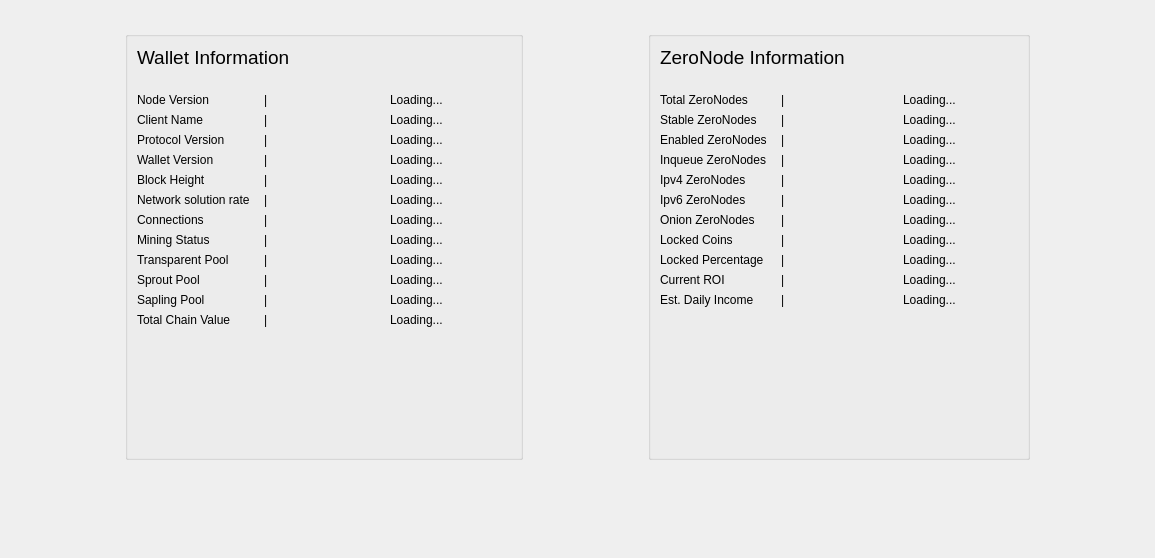
      <widget class="QWidget" name="tab_6">
       <attribute name="title">
        <string>Wallet Info</string>
       </attribute>
       <layout class="QGridLayout" name="gridLayout_7">
        <item row="1" column="2">
         <spacer name="horizontalSpacer_11">
          <property name="orientation">
           <enum>Qt::Horizontal</enum>
          </property>
          <property name="sizeHint" stdset="0">
           <size>
            <width>113</width>
            <height>20</height>
           </size>
          </property>
         </spacer>
        </item>
        <item row="1" column="3">
         <widget class="QGroupBox" name="zeroNodeGroup">
          <property name="sizePolicy">
           <sizepolicy hsizetype="Fixed" vsizetype="Preferred">
            <horstretch>0</horstretch>
            <verstretch>0</verstretch>
           </sizepolicy>
          </property>
          <property name="title">
           <string/>
          </property>
          <layout class="QGridLayout" name="gridLayout_5">
           <item row="2" column="0">
            <widget class="QLabel" name="totalNodesLabel">
             <property name="text">
              <string>Total ZeroNodes</string>
             </property>
            </widget>
           </item>
           <item row="2" column="1">
            <widget class="QLabel" name="blockheightspacer_2">
             <property name="text">
              <string>|</string>
             </property>
            </widget>
           </item>
           <item row="2" column="2">
            <widget class="QLabel" name="totalNodes">
             <property name="text">
              <string>Loading...</string>
             </property>
            </widget>
           </item>
           <item row="3" column="0">
            <widget class="QLabel" name="stableNodeLabel">
             <property name="text">
              <string>Stable ZeroNodes</string>
             </property>
            </widget>
           </item>
           <item row="3" column="1">
            <widget class="QLabel" name="blockheightspacer_3">
             <property name="text">
              <string>|</string>
             </property>
            </widget>
           </item>
           <item row="3" column="2">
            <widget class="QLabel" name="stableNodes">
             <property name="text">
              <string>Loading...</string>
             </property>
            </widget>
           </item>
           <item row="4" column="0">
            <widget class="QLabel" name="enabledNodeLabel">
             <property name="text">
              <string>Enabled ZeroNodes</string>
             </property>
            </widget>
           </item>
           <item row="4" column="1">
            <widget class="QLabel" name="blockheightspacer_4">
             <property name="text">
              <string>|</string>
             </property>
            </widget>
           </item>
           <item row="4" column="2">
            <widget class="QLabel" name="enabledNodes">
             <property name="text">
              <string>Loading...</string>
             </property>
            </widget>
           </item>
           <item row="5" column="0">
            <widget class="QLabel" name="InqueNodeLabel">
             <property name="text">
              <string>Inqueue ZeroNodes</string>
             </property>
            </widget>
           </item>
           <item row="5" column="1">
            <widget class="QLabel" name="blockheightspacer_10">
             <property name="text">
              <string>|</string>
             </property>
            </widget>
           </item>
           <item row="5" column="2">
            <widget class="QLabel" name="inqueueNodes">
             <property name="text">
              <string>Loading...</string>
             </property>
            </widget>
           </item>
           <item row="6" column="0">
            <widget class="QLabel" name="ipv4Label">
             <property name="text">
              <string>Ipv4 ZeroNodes</string>
             </property>
            </widget>
           </item>
           <item row="6" column="1">
            <widget class="QLabel" name="blockheightspacer_9">
             <property name="text">
              <string>|</string>
             </property>
            </widget>
           </item>
           <item row="6" column="2">
            <widget class="QLabel" name="ipv4Nodes">
             <property name="text">
              <string>Loading...</string>
             </property>
            </widget>
           </item>
           <item row="7" column="0">
            <widget class="QLabel" name="ipv6Lable">
             <property name="text">
              <string>Ipv6 ZeroNodes</string>
             </property>
            </widget>
           </item>
           <item row="7" column="1">
            <widget class="QLabel" name="blockheightspacer_8">
             <property name="text">
              <string>|</string>
             </property>
            </widget>
           </item>
           <item row="7" column="2">
            <widget class="QLabel" name="ipv6Nodes">
             <property name="text">
              <string>Loading...</string>
             </property>
            </widget>
           </item>
           <item row="8" column="0">
            <widget class="QLabel" name="onionLabel">
             <property name="text">
              <string>Onion ZeroNodes</string>
             </property>
            </widget>
           </item>
           <item row="8" column="1">
            <widget class="QLabel" name="blockheightspacer_15">
             <property name="text">
              <string>|</string>
             </property>
            </widget>
           </item>
           <item row="8" column="2">
            <widget class="QLabel" name="onionNodes">
             <property name="text">
              <string>Loading...</string>
             </property>
            </widget>
           </item>
           <item row="9" column="0">
            <widget class="QLabel" name="lockedCoinsLabel">
             <property name="text">
              <string>Locked Coins</string>
             </property>
            </widget>
           </item>
           <item row="9" column="1">
            <widget class="QLabel" name="blockheightspacer_13">
             <property name="text">
              <string>|</string>
             </property>
            </widget>
           </item>
           <item row="9" column="2">
            <widget class="QLabel" name="lockedCoins">
             <property name="text">
              <string>Loading...</string>
             </property>
            </widget>
           </item>
           <item row="10" column="0">
            <widget class="QLabel" name="lockedPertLabel">
             <property name="text">
              <string>Locked Percentage</string>
             </property>
            </widget>
           </item>
           <item row="10" column="1">
            <widget class="QLabel" name="blockheightspacer_14">
             <property name="text">
              <string>|</string>
             </property>
            </widget>
           </item>
           <item row="10" column="2">
            <widget class="QLabel" name="lockedPercentage">
             <property name="text">
              <string>Loading...</string>
             </property>
            </widget>
           </item>
           <item row="11" column="0">
            <widget class="QLabel" name="roiLabel">
             <property name="text">
              <string>Current ROI</string>
             </property>
            </widget>
           </item>
           <item row="11" column="1">
            <widget class="QLabel" name="blockheightspacer_12">
             <property name="text">
              <string>|</string>
             </property>
            </widget>
           </item>
           <item row="11" column="2">
            <widget class="QLabel" name="currentRoi">
             <property name="text">
              <string>Loading...</string>
             </property>
            </widget>
           </item>
           <item row="12" column="0">
            <widget class="QLabel" name="incomeLabel">
             <property name="text">
              <string>Est. Daily Income</string>
             </property>
            </widget>
           </item>
           <item row="12" column="1">
            <widget class="QLabel" name="blockheightspacer_16">
             <property name="text">
              <string>|</string>
             </property>
            </widget>
           </item>
           <item row="12" column="2">
            <widget class="QLabel" name="dailyIncome">
             <property name="text">
              <string>Loading...</string>
             </property>
            </widget>
           </item>
           <item row="0" column="0" colspan="3">
            <widget class="QLabel" name="nodeVersionLabel_3">
             <property name="sizePolicy">
              <sizepolicy hsizetype="Expanding" vsizetype="Preferred">
               <horstretch>0</horstretch>
               <verstretch>0</verstretch>
              </sizepolicy>
             </property>
             <property name="font">
              <font>
               <pointsize>14</pointsize>
              </font>
             </property>
             <property name="text">
              <string>ZeroNode Information</string>
             </property>
             <property name="alignment">
              <set>Qt::AlignLeading|Qt::AlignLeft|Qt::AlignVCenter</set>
             </property>
            </widget>
           </item>
           <item row="13" column="0" colspan="3">
            <spacer name="verticalSpacer_7">
             <property name="orientation">
              <enum>Qt::Vertical</enum>
             </property>
             <property name="sizeHint" stdset="0">
              <size>
               <width>358</width>
               <height>141</height>
              </size>
             </property>
            </spacer>
           </item>
           <item row="1" column="0" colspan="3">
            <spacer name="verticalSpacer_9">
             <property name="orientation">
              <enum>Qt::Vertical</enum>
             </property>
             <property name="sizeType">
              <enum>QSizePolicy::Fixed</enum>
             </property>
             <property name="sizeHint" stdset="0">
              <size>
               <width>358</width>
               <height>18</height>
              </size>
             </property>
            </spacer>
           </item>
          </layout>
         </widget>
        </item>
        <item row="2" column="1">
         <spacer name="verticalSpacer_10">
          <property name="orientation">
           <enum>Qt::Vertical</enum>
          </property>
          <property name="sizeHint" stdset="0">
           <size>
            <width>398</width>
            <height>87</height>
           </size>
          </property>
         </spacer>
        </item>
        <item row="2" column="3">
         <spacer name="verticalSpacer_3">
          <property name="orientation">
           <enum>Qt::Vertical</enum>
          </property>
          <property name="sizeHint" stdset="0">
           <size>
            <width>358</width>
            <height>87</height>
           </size>
          </property>
         </spacer>
        </item>
        <item row="1" column="0">
         <spacer name="horizontalSpacer_10">
          <property name="orientation">
           <enum>Qt::Horizontal</enum>
          </property>
          <property name="sizeHint" stdset="0">
           <size>
            <width>114</width>
            <height>20</height>
           </size>
          </property>
         </spacer>
        </item>
        <item row="1" column="4">
         <spacer name="horizontalSpacer_12">
          <property name="orientation">
           <enum>Qt::Horizontal</enum>
          </property>
          <property name="sizeHint" stdset="0">
           <size>
            <width>114</width>
            <height>20</height>
           </size>
          </property>
         </spacer>
        </item>
        <item row="1" column="1">
         <widget class="QGroupBox" name="groupBox_7">
          <property name="sizePolicy">
           <sizepolicy hsizetype="Preferred" vsizetype="Preferred">
            <horstretch>0</horstretch>
            <verstretch>0</verstretch>
           </sizepolicy>
          </property>
          <property name="title">
           <string/>
          </property>
          <layout class="QGridLayout" name="gridLayout_6">
           <item row="2" column="0">
            <widget class="QLabel" name="nodeVersionLabel">
             <property name="text">
              <string>Node Version</string>
             </property>
            </widget>
           </item>
           <item row="2" column="1">
            <widget class="QLabel" name="blockheightspacer_7">
             <property name="text">
              <string>|</string>
             </property>
            </widget>
           </item>
           <item row="2" column="2">
            <widget class="QLabel" name="nodeVersion">
             <property name="text">
              <string>Loading...</string>
             </property>
            </widget>
           </item>
           <item row="3" column="0">
            <widget class="QLabel" name="clientnamelabel">
             <property name="text">
              <string>Client Name</string>
             </property>
            </widget>
           </item>
           <item row="3" column="1">
            <widget class="QLabel" name="tls_connectionspacer">
             <property name="text">
              <string>|</string>
             </property>
            </widget>
           </item>
           <item row="3" column="2">
            <widget class="QLabel" name="clientname">
             <property name="text">
              <string>Loading...</string>
             </property>
            </widget>
           </item>
           <item row="4" column="0">
            <widget class="QLabel" name="protocolVersionLabel">
             <property name="text">
              <string>Protocol Version</string>
             </property>
            </widget>
           </item>
           <item row="4" column="1">
            <widget class="QLabel" name="blockheightspacer_6">
             <property name="text">
              <string>|</string>
             </property>
            </widget>
           </item>
           <item row="4" column="2">
            <widget class="QLabel" name="protocolVersion">
             <property name="text">
              <string>Loading...</string>
             </property>
            </widget>
           </item>
           <item row="5" column="0">
            <widget class="QLabel" name="walletVersionLabel">
             <property name="text">
              <string>Wallet Version</string>
             </property>
            </widget>
           </item>
           <item row="5" column="1">
            <widget class="QLabel" name="blockheightspacer">
             <property name="text">
              <string>|</string>
             </property>
            </widget>
           </item>
           <item row="5" column="2">
            <widget class="QLabel" name="walletVersion">
             <property name="text">
              <string>Loading...</string>
             </property>
            </widget>
           </item>
           <item row="6" column="0">
            <widget class="QLabel" name="heightLabel">
             <property name="text">
              <string>Block Height</string>
             </property>
            </widget>
           </item>
           <item row="6" column="1">
            <widget class="QLabel" name="connectionsspacer_7">
             <property name="text">
              <string>|</string>
             </property>
            </widget>
           </item>
           <item row="6" column="2">
            <widget class="QLabel" name="blockheight">
             <property name="text">
              <string>Loading...</string>
             </property>
            </widget>
           </item>
           <item row="7" column="0">
            <widget class="QLabel" name="nsolutionlable">
             <property name="text">
              <string>Network solution rate</string>
             </property>
            </widget>
           </item>
           <item row="7" column="1">
            <widget class="QLabel" name="nsolutionspacer">
             <property name="text">
              <string>|</string>
             </property>
            </widget>
           </item>
           <item row="7" column="2">
            <widget class="QLabel" name="solrate">
             <property name="text">
              <string>Loading...</string>
             </property>
            </widget>
           </item>
           <item row="8" column="0">
            <widget class="QLabel" name="connectionslable">
             <property name="text">
              <string>Connections</string>
             </property>
            </widget>
           </item>
           <item row="8" column="1">
            <widget class="QLabel" name="connectionsspacer">
             <property name="text">
              <string>|</string>
             </property>
            </widget>
           </item>
           <item row="8" column="2">
            <widget class="QLabel" name="numconnections">
             <property name="text">
              <string>Loading...</string>
             </property>
            </widget>
           </item>
           <item row="9" column="0">
            <widget class="QLabel" name="miningLabel">
             <property name="sizePolicy">
              <sizepolicy hsizetype="Preferred" vsizetype="Preferred">
               <horstretch>0</horstretch>
               <verstretch>0</verstretch>
              </sizepolicy>
             </property>
             <property name="text">
              <string>Mining Status</string>
             </property>
            </widget>
           </item>
           <item row="9" column="1">
            <widget class="QLabel" name="connectionsspacer_8">
             <property name="text">
              <string>|</string>
             </property>
            </widget>
           </item>
           <item row="9" column="2">
            <widget class="QLabel" name="mining">
             <property name="text">
              <string>Loading...</string>
             </property>
            </widget>
           </item>
           <item row="10" column="0">
            <widget class="QLabel" name="tPoolLabel">
             <property name="text">
              <string>Transparent Pool</string>
             </property>
            </widget>
           </item>
           <item row="10" column="1">
            <widget class="QLabel" name="connectionsspacer_3">
             <property name="text">
              <string>|</string>
             </property>
            </widget>
           </item>
           <item row="10" column="2">
            <widget class="QLabel" name="tPool">
             <property name="text">
              <string>Loading...</string>
             </property>
            </widget>
           </item>
           <item row="11" column="0">
            <widget class="QLabel" name="zcPoolLabel">
             <property name="text">
              <string>Sprout Pool</string>
             </property>
            </widget>
           </item>
           <item row="11" column="1">
            <widget class="QLabel" name="connectionsspacer_4">
             <property name="text">
              <string>|</string>
             </property>
            </widget>
           </item>
           <item row="11" column="2">
            <widget class="QLabel" name="zcPool">
             <property name="text">
              <string>Loading...</string>
             </property>
            </widget>
           </item>
           <item row="12" column="0">
            <widget class="QLabel" name="zsPoolLabel">
             <property name="text">
              <string>Sapling Pool</string>
             </property>
            </widget>
           </item>
           <item row="12" column="1">
            <widget class="QLabel" name="connectionsspacer_5">
             <property name="text">
              <string>|</string>
             </property>
            </widget>
           </item>
           <item row="12" column="2">
            <widget class="QLabel" name="zsPool">
             <property name="text">
              <string>Loading...</string>
             </property>
            </widget>
           </item>
           <item row="13" column="0">
            <widget class="QLabel" name="chainValueLabel">
             <property name="text">
              <string>Total Chain Value</string>
             </property>
            </widget>
           </item>
           <item row="13" column="1">
            <widget class="QLabel" name="connectionsspacer_6">
             <property name="text">
              <string>|</string>
             </property>
            </widget>
           </item>
           <item row="13" column="2">
            <widget class="QLabel" name="chainValue">
             <property name="text">
              <string>Loading...</string>
             </property>
            </widget>
           </item>
           <item row="0" column="0" colspan="3">
            <widget class="QLabel" name="nodeVersionLabel_2">
             <property name="sizePolicy">
              <sizepolicy hsizetype="Expanding" vsizetype="Preferred">
               <horstretch>0</horstretch>
               <verstretch>0</verstretch>
              </sizepolicy>
             </property>
             <property name="font">
              <font>
               <pointsize>14</pointsize>
              </font>
             </property>
             <property name="text">
              <string>Wallet Information</string>
             </property>
             <property name="alignment">
              <set>Qt::AlignLeading|Qt::AlignLeft|Qt::AlignVCenter</set>
             </property>
            </widget>
           </item>
           <item row="14" column="0" colspan="3">
            <spacer name="verticalSpacer_6">
             <property name="orientation">
              <enum>Qt::Vertical</enum>
             </property>
             <property name="sizeHint" stdset="0">
              <size>
               <width>230</width>
               <height>78</height>
              </size>
             </property>
            </spacer>
           </item>
           <item row="1" column="0" colspan="3">
            <spacer name="verticalSpacer_8">
             <property name="orientation">
              <enum>Qt::Vertical</enum>
             </property>
             <property name="sizeType">
              <enum>QSizePolicy::Fixed</enum>
             </property>
             <property name="sizeHint" stdset="0">
              <size>
               <width>18</width>
               <height>18</height>
              </size>
             </property>
            </spacer>
           </item>
          </layout>
         </widget>
        </item>
        <item row="0" column="2">
         <widget class="QLabel" name="zerologo">
          <property name="sizePolicy">
           <sizepolicy hsizetype="Expanding" vsizetype="Expanding">
            <horstretch>0</horstretch>
            <verstretch>0</verstretch>
           </sizepolicy>
          </property>
          <property name="text">
           <string/>
          </property>
          <property name="scaledContents">
           <bool>false</bool>
          </property>
          <property name="alignment">
           <set>Qt::AlignCenter</set>
          </property>
         </widget>
        </item>
       </layout>
      </widget>
